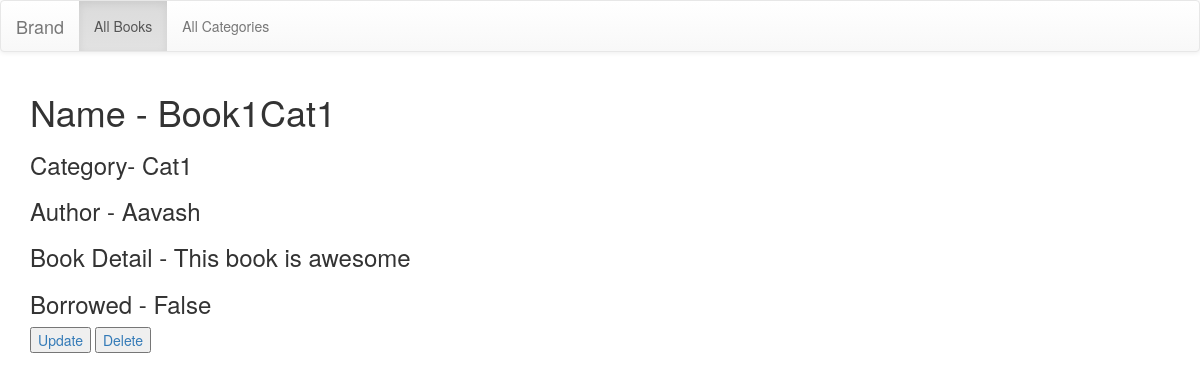
The page /library/book-detail/1/ on the database its author committed.
### library/models.py (models this page shows, shortened)
class Book(models.Model):
    category = models.ForeignKey(Category, on_delete=models.CASCADE)
    book_name = models.CharField(max_length=250)
    author = models.CharField(max_length=250)
    book_detail = models.TextField(max_length=5000, default='Details not available')
    borrowed = models.BooleanField(default=False)

class Category(models.Model):
    category_name = models.CharField(max_length=250, unique=True)
    def __str__(self):
        return self.category_name

### library/views.py (the view)
# urls.py: path('book-detail/<int:pk>/', views.BookDetailView.as_view(), name='book-detail'),
class BookDetailView(DetailView):
    model = Book
    context_object_name = 'book_detail'

### library/templates/library/book_detail.html (shortened to what this page needs)
{% extends 'base.html' %}
{% block body %}
<h1>Name - {{ book_detail.book_name}}</h1>
<h3>Category- {{ book_detail.category}}</h3>
<h3>Author - {{ book_detail.author}}</h3>
<h3>Book Detail - {{ book_detail.book_detail}}</h3>
<h3>Borrowed - {{ book_detail.borrowed }}</h3>
<a href= "{% url 'library:book-update' book_detail.pk %}"><button>Update </button></a>
<a href= "{% url 'library:book-delete' book_detail.pk %}"> <button>Delete </button></a>
{% endblock %}

### rows shown on the page
Book: book_name "Book1Cat1", category "Cat1", author "Aavash", book_detail "This book is awesome", borrowed "False"
